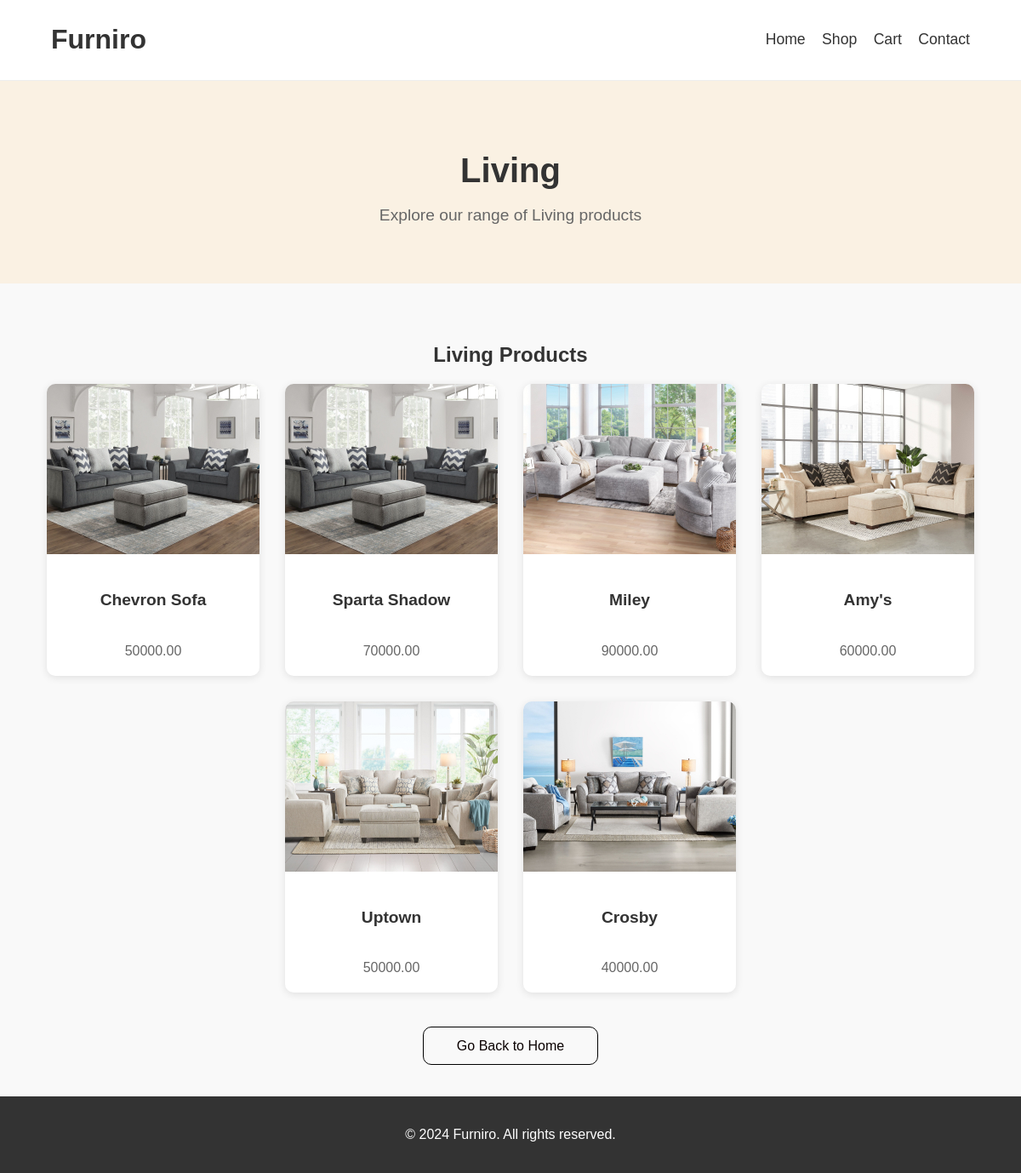
The app's page /category/2/ with its own data.
### Categories/models.py (models this page shows, shortened)
class Category(models.Model):
    name = models.CharField(max_length=100)
    image = models.ImageField(upload_to='products', null=True, blank=True)
    class Meta:
        verbose_name_plural = "Categories"

### Products/models.py (models this page shows, shortened)
class Product(models.Model):
    name = models.CharField(max_length=100)
    Category = models.ForeignKey(Category, on_delete=models.CASCADE)
    price = models.DecimalField(max_digits=10, decimal_places=2)
    description = models.TextField(max_length=450)
    stock = models.PositiveIntegerField(default=0)
    image = models.ImageField(upload_to='products', null=True, blank=True)

### Categories/views.py (the view)
# urls.py: path('category/<int:category_id>/', views.category_products, name='category_products'),
def category_products(request, category_id):
    category = Category.objects.get(id=category_id)
    products = Product.objects.filter(Category=category)
    return render(request, 'Categories/category_products.html', {'category': category, 'products': products})

### Categories/templates/Categories/category_products.html (shortened to what this page needs)
{% load static %}
<!DOCTYPE html>
<html lang="en">
<head>
    <link rel="stylesheet" href="{% static 'Categories/category_product.css'%}">
</head>
<body>
    <header class="header">
        <div class="container header-content">
            <h1 class="store-name">Furniro</h1>
            <nav class="nav-links">
                <a href="{% url 'home' %}">Home</a>
                <a href="{% url 'all_products' %}">Shop</a>
                <a href="{% url 'cart_detail' %}">Cart</a>
                <a href="{% url 'contact' %}">Contact</a>
            </nav>
        </div>
    </header>
    <section class="category-title">
        <div class="container">
            <h2>{{ category.name }}</h2>
            <p>Explore our range of {{ category.name }} products</p>
        </div>
    </section>
    <section class="products">
        <h2>{{ category.name }} Products</h2>
        <div class="product-cards">
            {% for product in products %}
            <div class="product-card">
                <a href="{% url 'product_detail' product.id%}">
                <img src="{{ product.image.url }}" alt="{{ product.name }}">
                <h3>{{ product.name }}</h3>
                </a>
                <p>{{ product.price }}</p>
            </div>
            {% empty %}
            <p>No products available in this category.</p>
            {% endfor %}
        </div>
        <br><br><br>
        <a href="{% url 'home' %}" class="btn-show-more">Go Back to Home</a>
    </section>
    <footer class="footer">
        <p>&copy; 2024 Furniro. All rights reserved.</p>
    </footer>
</body>
</html>

### Categories/static/Categories/category_product.css (style rules this page uses)
body { font-family: 'Arial', sans-serif; margin: 0; padding: 0; background-color: #f9f9f9; color: #333; }
.container { width: 90%; margin: 0 auto; }
.header { background-color: white; padding: 7px 0; border-bottom: 1px solid #eee; }
.header-content { display: flex; justify-content: space-between; align-items: center; }
.store-name { font-size: 2em; color: #333; }
.nav-links a { color: #333; text-decoration: none; margin-left: 15px; font-size: 1.1em; }
.category-title { background-color: #faf1e3; padding: 50px 0; text-align: center; }
.category-title h2 { font-size: 2.5em; margin-bottom: 10px; color: #333; }
.category-title p { font-size: 1.2em; color: #666; }
.products { padding: 50px 0; text-align: center; }
.product-cards { display: flex; flex-wrap: wrap; justify-content: center; gap: 30px; }
.product-card { background-color: white; border-radius: 10px; overflow: hidden; box-shadow: 0 2px 10px rgba(0,0,0,0.1); width: 250px; text-align: center; }
.product-card img { width: 100%; height: 200px; object-fit: cover; }
.product-card a { text-decoration: none; }
.product-card h3 { padding: 20px; font-size: 1.2em; color: #333; }
.product-card p { color: #666; margin-bottom: 20px; }
.btn-show-more { margin-top: 50px; padding: 13px 39px; background-color: #f9f9f9; color: #0a0000; text-decoration: none; border:1px solid black; border-radius: 10px; cursor: pointer; font-size: 1em; }
.footer { background-color: #333; color: white; text-align: center; padding: 20px 0; }

### records on screen
Category: name "Living"
Product: image (picture), name "Chevron Sofa", price "50000.00"
Product: image (picture), name "Sparta Shadow", price "70000.00"
Product: image (picture), name "Miley", price "90000.00"
Product: image (picture), name "Amy's", price "60000.00"
Product: image (picture), name "Uptown", price "50000.00"
Product: image (picture), name "Crosby", price "40000.00"
